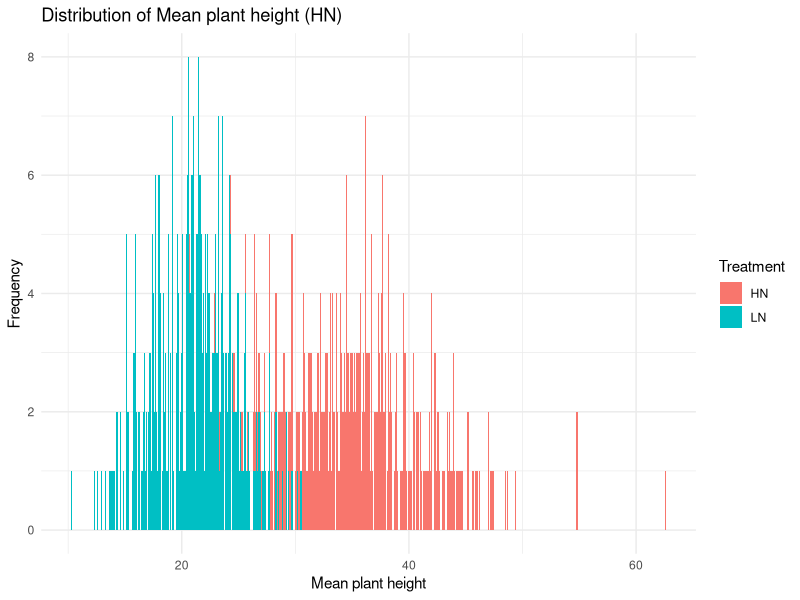
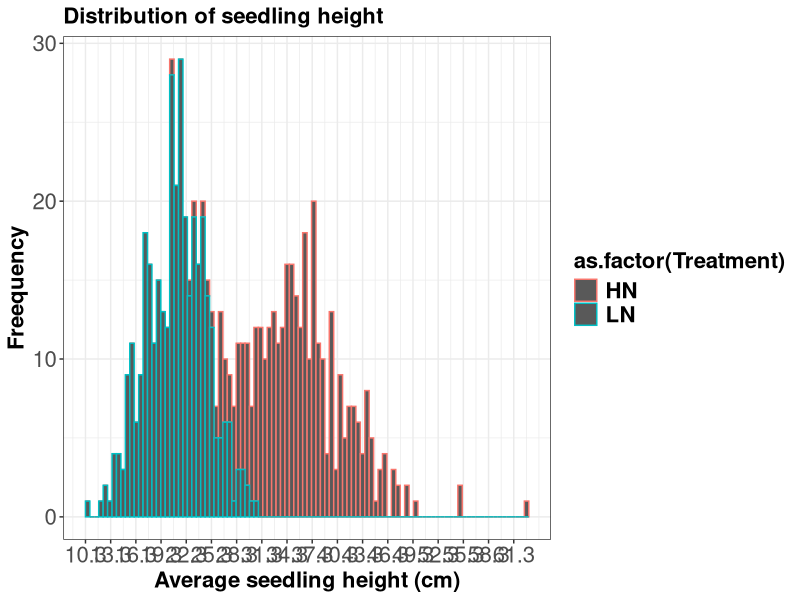
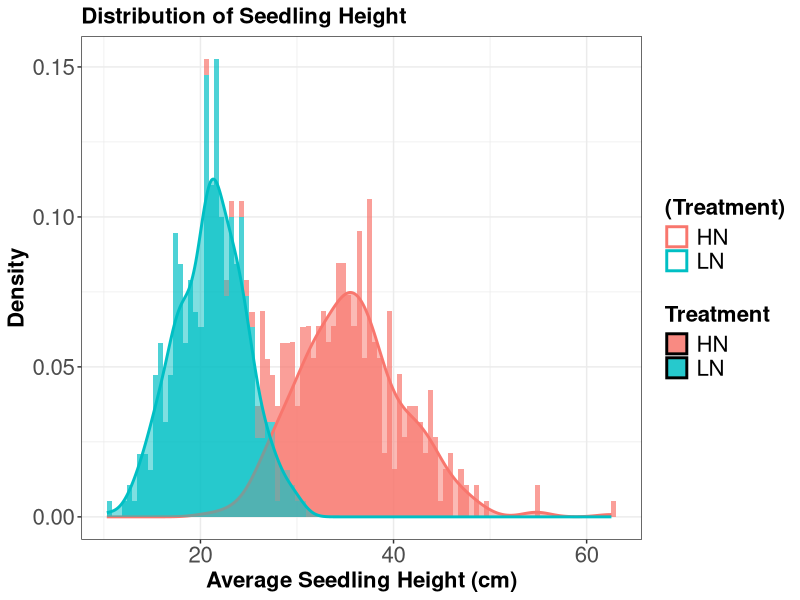
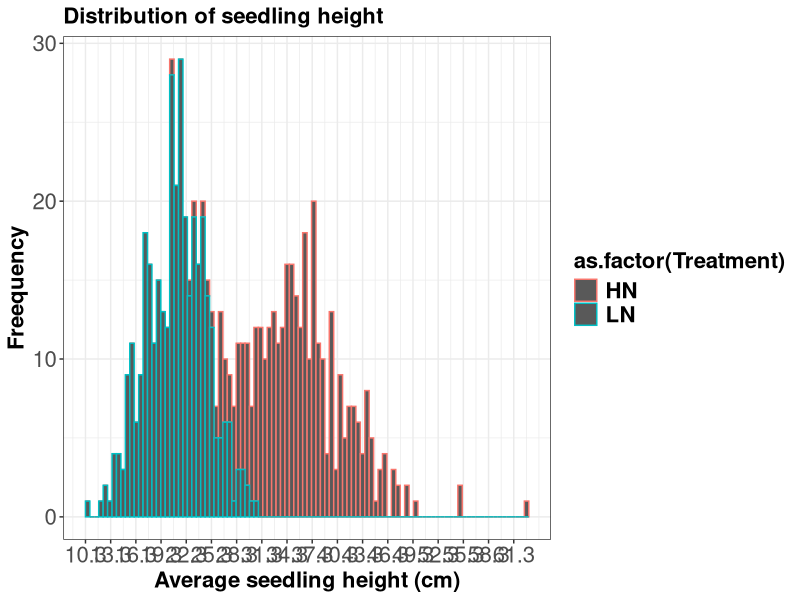

The R source for these figures, in order:
## ---- chunk 1
knitr::opts_chunk$set(echo = TRUE) 
knitr::opts_knit$set(root.dir=normalizePath('..//')) 
## ---- chunk 2
# Load necessary libraries
library(readxl)
library(dplyr)
library(ggplot2)

# Read the Excel file
# Replace 'path_to_your_excel_file.xlsx' with the actual path to your Excel file
df <- read.csv("data/Revised_exp_data/PH_Revised.csv")
df$Pedigree <- gsub("PI ", "PI", df$Pedigree)
# Calculate the mean of the three replicates
head(df)
## ---- chunk 3
# calculated mean fresh weight
df[, 6:8] <- sapply(df[, 6:8], as.numeric)
mymean <- function(x) mean(x, na.rm=T);
df$mval <- apply(df[,6:8], 1, mymean)
#hist(df[df$Treatment == "HN", ]$mval)

# Plotting the histogram for HN treatment
ggplot(df, aes(x = mval, fill=Treatment)) +
  geom_histogram(binwidth = 0.1) +
  labs(x = "Mean plant height", y = "Frequency", title = "Distribution of Mean plant height (HN)") +
  theme_minimal()

# change the font size
fsize =16
p1 <- ggplot(data=df, aes(x=mval, col= as.factor(Treatment)) ) +
    geom_histogram(bins=100) +
    #geom_density(adjust = 0.8, size=1.5) +
    #facet_wrap(~ trait, scales="free") +
    #scale_fill_manual(values = alpha(c("grey", "red"), .2)) +
    #guides(fill=FALSE) + factor(trait, levels=out$trait)
    labs(title="Distribution of seedling height", y=NULL, fill="Treatment") + 
    xlab("Average seedling height (cm)") + 
    ylab("Freequency") + 
    theme_bw() +
    theme(#axis.text.x=element_blank(), axis.ticks.x=element_blank(),
          axis.text=element_text(size=fsize),
          axis.title=element_text(size=fsize, face="bold"),
          legend.title = element_text(size=fsize, face="bold"),
          legend.text = element_text(size=fsize, face = "bold"),
          plot.title=element_text(size=fsize, face="bold")) + scale_x_continuous(breaks = seq(min(df$mval, na.rm = TRUE), max(df$mval, na.rm = TRUE), by = 3))
p1    


# Set your specific directory path
directory_path <- "graphs/Raw_combined/"
# Specify the filename
filename <- "height.png"
# Combine directory path and filename
full_path <- file.path(directory_path, filename)

# Use ggsave() to save the plot
ggsave(full_path, plot = p1, width = 10, height = 6, dpi = 500)
## ---- chunk 4

#histogram with density plots

p1 <- ggplot(data=df, aes(x=mval, fill=as.factor(Treatment))) +
  geom_histogram(aes(y=..density..), bins=100, alpha=0.7) + 
  geom_density(aes(color= (Treatment)), size=1, alpha=0.5) + 
  labs(title="Distribution of Seedling Height", fill="Treatment") +
  xlab("Average Seedling Height (cm)") +
  ylab("Density") + 
  theme_bw() +
  theme(axis.text=element_text(size=fsize),
        axis.title=element_text(size=fsize, face="bold"),
        legend.title=element_text(size=fsize, face="bold"),
        legend.text=element_text(size=fsize),
        plot.title=element_text(size=fsize, face="bold"))

p1
